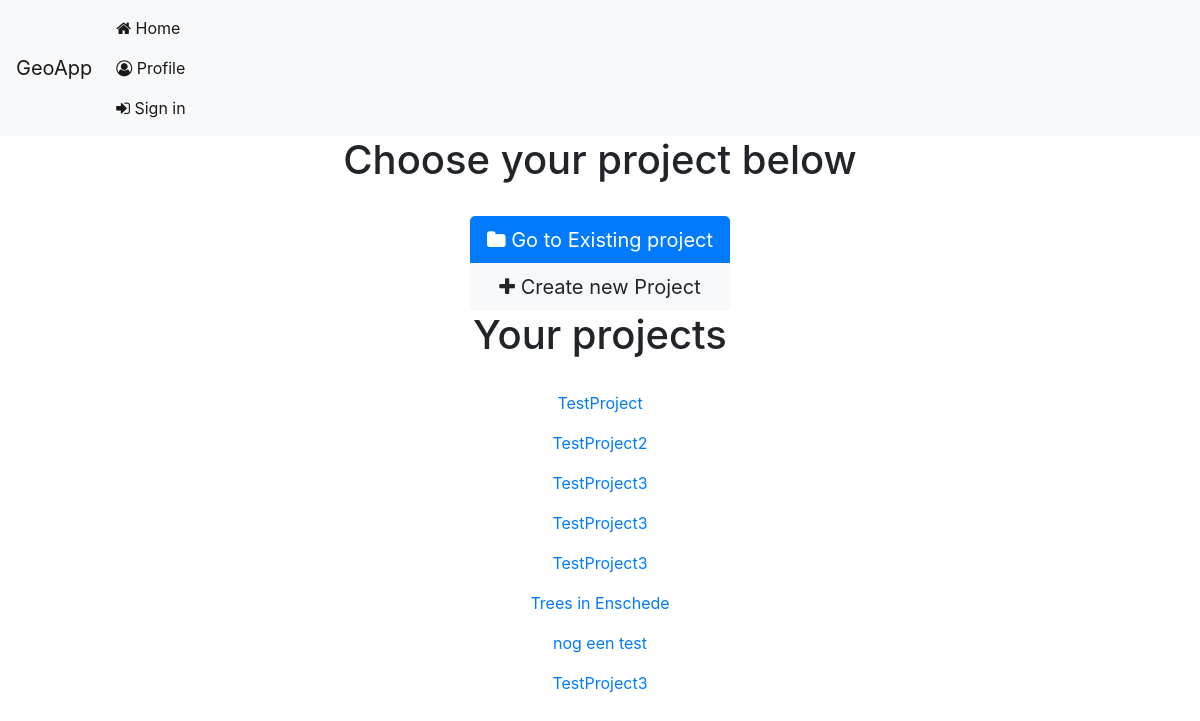
The page / (signed in) on the database its author committed.
### datacaptureapp/models.py (models this page shows)
class Project(models.Model):
    name = models.CharField(max_length=50)
    description = models.TextField()
    user = models.ManyToManyField(Account)  # A project belongs to a single user

### datacaptureapp/views.py (the view)
# urls.py: path('', views.projects, name='projects'),
def projects(request):
    user = request.user
    projects = Project.objects.filter(user=user)
    return render(request, 'datacaptureapp/home.html', {'projects': projects})

### datacaptureapp/templates/datacaptureapp/home.html (shortened to what this page needs)
{% extends "datacaptureapp/base.html" %}
{% block content %}
<div class="home">
    <h1 class="text-center">Choose your project below</h1>
	<BR>
	<div class ="text-center">
		<div class="btn-group-vertical ">
            <button type="button" class="btn btn-primary btn-lg" data-toggle="modal" data-target="#gotoproject"><i class="fa fa-folder"> </i> Go to Existing project  </button>
			<button onclick="location.href='new'" type="button" class="btn btn-light btn-lg" ><i class="fa fa-plus"> </i> Create new Project</button>
		</div>
	</div>
<h1 class="text-center">Your projects</h1>
<br>
<div class="text-center">
    {% for project in  projects %}
        <p><a href="{% url 'project' project.id %}">{{ project.name }}</a></p>
    {% endfor %}
</div>
</div>
{% endblock %}

### rows shown on the page
Project: name "TestProject"
Project: name "TestProject2"
Project: name "TestProject3"
Project: name "TestProject3"
Project: name "TestProject3"
Project: name "Trees in Enschede"
Project: name "nog een test"
Project: name "TestProject3"
